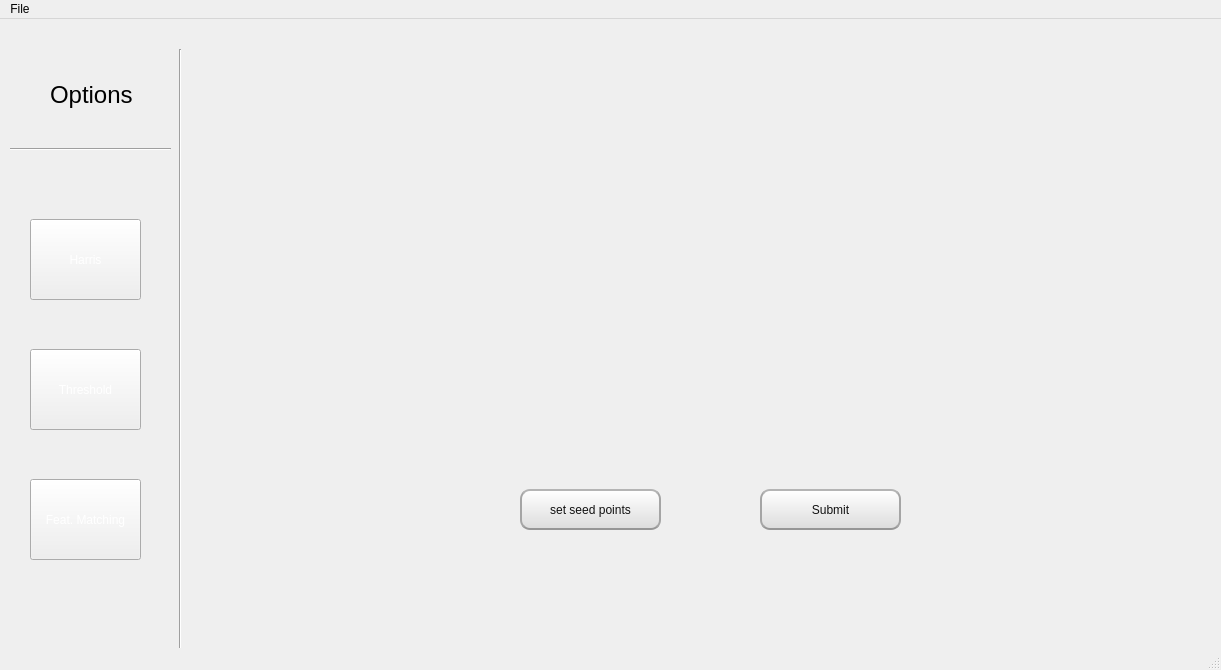
<?xml version="1.0" encoding="UTF-8"?>
<ui version="4.0">
 <class>MainWindow</class>
 <widget class="QMainWindow" name="MainWindow">
  <property name="geometry">
   <rect>
    <x>0</x>
    <y>0</y>
    <width>1221</width>
    <height>670</height>
   </rect>
  </property>
  <property name="windowTitle">
   <string>MainWindow</string>
  </property>
  <widget class="QWidget" name="centralwidget">
   <widget class="QStackedWidget" name="stackedWidget">
    <property name="geometry">
     <rect>
      <x>200</x>
      <y>10</y>
      <width>1011</width>
      <height>611</height>
     </rect>
    </property>
    <property name="styleSheet">
     <string notr="true"/>
    </property>
    <property name="currentIndex">
     <number>0</number>
    </property>
    <widget class="QWidget" name="page">
     <property name="styleSheet">
      <string notr="true"/>
     </property>
     <widget class="QPushButton" name="submitBtn">
      <property name="geometry">
       <rect>
        <x>560</x>
        <y>460</y>
        <width>141</width>
        <height>41</height>
       </rect>
      </property>
      <property name="cursor">
       <cursorShape>PointingHandCursor</cursorShape>
      </property>
      <property name="styleSheet">
       <string notr="true">QPushButton{
	color:rgb(17,17,17);
	border-width: 2px;
	border-radius: 10px;
	border-bottom-color: rgb(150,150,150);
	border-right-color: rgb(165,165,165);
	border-left-color: rgb(165,165,165);
	border-top-color: rgb(180,180,180);
	border-style: solid;
	padding: 4px;
	background-color: qlineargradient(spread:pad, x1:0.5, y1:1, x2:0.5, y2:0, stop:0 rgba(220, 220, 220, 255), stop:1 rgba(255, 255, 255, 255));
}

QPushButton:hover{
	color:rgb(17,17,17);
	border-width: 1px;
	border-radius: 10px;
	padding: 4px;
	background-color: qlineargradient(spread:pad, x1:0.5, y1:0, x2:0.5, y2:1, stop:0 rgba(220, 220, 220, 255), stop:1 rgba(255, 255, 255, 255));
}</string>
      </property>
      <property name="text">
       <string>Submit</string>
      </property>
     </widget>
     <widget class="QWidget" name="horizontalLayoutWidget_5">
      <property name="geometry">
       <rect>
        <x>50</x>
        <y>10</y>
        <width>921</width>
        <height>351</height>
       </rect>
      </property>
      <layout class="QHBoxLayout" name="horizontalLayout_5">
       <item>
        <layout class="QVBoxLayout" name="verticalLayout_5">
         <item>
          <widget class="QLabel" name="imginput1">
           <property name="styleSheet">
            <string notr="true"/>
           </property>
           <property name="text">
            <string/>
           </property>
          </widget>
         </item>
        </layout>
       </item>
       <item>
        <spacer name="horizontalSpacer_2">
         <property name="orientation">
          <enum>Qt::Horizontal</enum>
         </property>
         <property name="sizeType">
          <enum>QSizePolicy::Maximum</enum>
         </property>
         <property name="sizeHint" stdset="0">
          <size>
           <width>15</width>
           <height>10</height>
          </size>
         </property>
        </spacer>
       </item>
       <item>
        <layout class="QVBoxLayout" name="verticalLayout_6">
         <item>
          <widget class="QLabel" name="imgOutput1">
           <property name="text">
            <string/>
           </property>
          </widget>
         </item>
        </layout>
       </item>
      </layout>
     </widget>
     <widget class="QPushButton" name="set_seedsBtn">
      <property name="geometry">
       <rect>
        <x>320</x>
        <y>460</y>
        <width>141</width>
        <height>41</height>
       </rect>
      </property>
      <property name="cursor">
       <cursorShape>PointingHandCursor</cursorShape>
      </property>
      <property name="styleSheet">
       <string notr="true">QPushButton{
	color:rgb(17,17,17);
	border-width: 2px;
	border-radius: 10px;
	border-bottom-color: rgb(150,150,150);
	border-right-color: rgb(165,165,165);
	border-left-color: rgb(165,165,165);
	border-top-color: rgb(180,180,180);
	border-style: solid;
	padding: 4px;
	background-color: qlineargradient(spread:pad, x1:0.5, y1:1, x2:0.5, y2:0, stop:0 rgba(220, 220, 220, 255), stop:1 rgba(255, 255, 255, 255));
}

QPushButton:hover{
	color:rgb(17,17,17);
	border-width: 1px;
	border-radius: 10px;
	padding: 4px;
	background-color: qlineargradient(spread:pad, x1:0.5, y1:0, x2:0.5, y2:1, stop:0 rgba(220, 220, 220, 255), stop:1 rgba(255, 255, 255, 255));
}</string>
      </property>
      <property name="text">
       <string>set seed points</string>
      </property>
     </widget>
    </widget>
    <widget class="QWidget" name="page_2">
     <widget class="QPushButton" name="siftBtn">
      <property name="geometry">
       <rect>
        <x>560</x>
        <y>450</y>
        <width>93</width>
        <height>41</height>
       </rect>
      </property>
      <property name="cursor">
       <cursorShape>PointingHandCursor</cursorShape>
      </property>
      <property name="styleSheet">
       <string notr="true">QPushButton{
	color:rgb(17,17,17);
	border-width: 2px;
	border-radius: 10px;
	border-bottom-color: rgb(150,150,150);
	border-right-color: rgb(165,165,165);
	border-left-color: rgb(165,165,165);
	border-top-color: rgb(180,180,180);
	border-style: solid;
	padding: 4px;
	background-color: qlineargradient(spread:pad, x1:0.5, y1:1, x2:0.5, y2:0, stop:0 rgba(220, 220, 220, 255), stop:1 rgba(255, 255, 255, 255));
}

QPushButton:hover{
	color:rgb(17,17,17);
	border-width: 1px;
	border-radius: 10px;
	padding: 4px;
	background-color: qlineargradient(spread:pad, x1:0.5, y1:0, x2:0.5, y2:1, stop:0 rgba(220, 220, 220, 255), stop:1 rgba(255, 255, 255, 255));
}</string>
      </property>
      <property name="text">
       <string>submit</string>
      </property>
     </widget>
     <widget class="QWidget" name="horizontalLayoutWidget_4">
      <property name="geometry">
       <rect>
        <x>50</x>
        <y>10</y>
        <width>921</width>
        <height>351</height>
       </rect>
      </property>
      <layout class="QHBoxLayout" name="horizontalLayout_2">
       <item>
        <layout class="QVBoxLayout" name="verticalLayout_2">
         <item>
          <widget class="QLabel" name="imginput2">
           <property name="text">
            <string/>
           </property>
          </widget>
         </item>
        </layout>
       </item>
       <item>
        <spacer name="horizontalSpacer">
         <property name="orientation">
          <enum>Qt::Horizontal</enum>
         </property>
         <property name="sizeType">
          <enum>QSizePolicy::Maximum</enum>
         </property>
         <property name="sizeHint" stdset="0">
          <size>
           <width>15</width>
           <height>10</height>
          </size>
         </property>
        </spacer>
       </item>
       <item>
        <layout class="QVBoxLayout" name="verticalLayout">
         <item>
          <widget class="QLabel" name="imgSift">
           <property name="text">
            <string/>
           </property>
          </widget>
         </item>
        </layout>
       </item>
      </layout>
     </widget>
     <widget class="QComboBox" name="comboBox">
      <property name="geometry">
       <rect>
        <x>30</x>
        <y>460</y>
        <width>75</width>
        <height>25</height>
       </rect>
      </property>
      <item>
       <property name="text">
        <string>otsu</string>
       </property>
      </item>
      <item>
       <property name="text">
        <string>optimal</string>
       </property>
      </item>
      <item>
       <property name="text">
        <string>multilevel</string>
       </property>
      </item>
     </widget>
     <widget class="QSlider" name="horizontalSlider">
      <property name="geometry">
       <rect>
        <x>320</x>
        <y>460</y>
        <width>211</width>
        <height>18</height>
       </rect>
      </property>
      <property name="minimum">
       <number>3</number>
      </property>
      <property name="orientation">
       <enum>Qt::Horizontal</enum>
      </property>
     </widget>
     <widget class="QLabel" name="slider_thres_val">
      <property name="geometry">
       <rect>
        <x>540</x>
        <y>460</y>
        <width>21</width>
        <height>20</height>
       </rect>
      </property>
      <property name="text">
       <string/>
      </property>
     </widget>
     <widget class="QRadioButton" name="global">
      <property name="geometry">
       <rect>
        <x>130</x>
        <y>420</y>
        <width>107</width>
        <height>24</height>
       </rect>
      </property>
      <property name="text">
       <string>global</string>
      </property>
     </widget>
     <widget class="QRadioButton" name="local">
      <property name="geometry">
       <rect>
        <x>130</x>
        <y>480</y>
        <width>107</width>
        <height>24</height>
       </rect>
      </property>
      <property name="text">
       <string>local</string>
      </property>
     </widget>
     <widget class="QLabel" name="label_2">
      <property name="geometry">
       <rect>
        <x>250</x>
        <y>460</y>
        <width>63</width>
        <height>20</height>
       </rect>
      </property>
      <property name="text">
       <string>box size</string>
      </property>
     </widget>
     <widget class="QLabel" name="label_multi">
      <property name="geometry">
       <rect>
        <x>232</x>
        <y>460</y>
        <width>91</width>
        <height>20</height>
       </rect>
      </property>
      <property name="text">
       <string/>
      </property>
     </widget>
    </widget>
    <widget class="QWidget" name="page_3">
     <widget class="QWidget" name="horizontalLayoutWidget">
      <property name="geometry">
       <rect>
        <x>19</x>
        <y>9</y>
        <width>981</width>
        <height>231</height>
       </rect>
      </property>
      <layout class="QHBoxLayout" name="horizontalLayout_3">
       <item>
        <layout class="QVBoxLayout" name="verticalLayout_8">
         <item>
          <widget class="QLabel" name="imginput3_1">
           <property name="text">
            <string/>
           </property>
          </widget>
         </item>
        </layout>
       </item>
       <item>
        <spacer name="horizontalSpacer_3">
         <property name="orientation">
          <enum>Qt::Horizontal</enum>
         </property>
         <property name="sizeType">
          <enum>QSizePolicy::Maximum</enum>
         </property>
         <property name="sizeHint" stdset="0">
          <size>
           <width>5</width>
           <height>20</height>
          </size>
         </property>
        </spacer>
       </item>
       <item>
        <layout class="QVBoxLayout" name="verticalLayout_9">
         <item>
          <widget class="QLabel" name="imginput3_2">
           <property name="text">
            <string/>
           </property>
          </widget>
         </item>
        </layout>
       </item>
       <item>
        <widget class="QWidget" name="horizontalWidget_3" native="true">
         <property name="sizePolicy">
          <sizepolicy hsizetype="Maximum" vsizetype="Preferred">
           <horstretch>0</horstretch>
           <verstretch>0</verstretch>
          </sizepolicy>
         </property>
         <property name="maximumSize">
          <size>
           <width>50</width>
           <height>16777215</height>
          </size>
         </property>
         <layout class="QHBoxLayout" name="horizontalLayout">
          <item>
           <layout class="QVBoxLayout" name="verticalLayout_3">
            <item>
             <widget class="QPushButton" name="pushButton_4">
              <property name="styleSheet">
               <string notr="true">QPushButton{
	color:rgb(17,17,17);
	border-width: 2px;
	border-radius: 10px;
	border-bottom-color: rgb(150,150,150);
	border-right-color: rgb(165,165,165);
	border-left-color: rgb(165,165,165);
	border-top-color: rgb(180,180,180);
	border-style: solid;
	padding: 4px;
	background-color: qlineargradient(spread:pad, x1:0.5, y1:1, x2:0.5, y2:0, stop:0 rgba(220, 220, 220, 255), stop:1 rgba(255, 255, 255, 255));
}

QPushButton:hover{
	color:rgb(17,17,17);
	border-width: 1px;
	border-radius: 10px;
	padding: 4px;
	background-color: qlineargradient(spread:pad, x1:0.5, y1:0, x2:0.5, y2:1, stop:0 rgba(220, 220, 220, 255), stop:1 rgba(255, 255, 255, 255));
}</string>
              </property>
              <property name="text">
               <string>+</string>
              </property>
             </widget>
            </item>
            <item>
             <spacer name="verticalSpacer">
              <property name="orientation">
               <enum>Qt::Vertical</enum>
              </property>
              <property name="sizeHint" stdset="0">
               <size>
                <width>20</width>
                <height>40</height>
               </size>
              </property>
             </spacer>
            </item>
           </layout>
          </item>
         </layout>
        </widget>
       </item>
      </layout>
     </widget>
     <widget class="QWidget" name="horizontalLayoutWidget_2">
      <property name="geometry">
       <rect>
        <x>20</x>
        <y>350</y>
        <width>981</width>
        <height>261</height>
       </rect>
      </property>
      <layout class="QHBoxLayout" name="horizontalLayout_4">
       <item>
        <layout class="QVBoxLayout" name="verticalLayout_7">
         <item>
          <widget class="QLabel" name="imgmatching">
           <property name="text">
            <string/>
           </property>
          </widget>
         </item>
        </layout>
       </item>
      </layout>
     </widget>
     <widget class="QPushButton" name="matchBtn">
      <property name="geometry">
       <rect>
        <x>650</x>
        <y>280</y>
        <width>141</width>
        <height>41</height>
       </rect>
      </property>
      <property name="cursor">
       <cursorShape>PointingHandCursor</cursorShape>
      </property>
      <property name="styleSheet">
       <string notr="true">QPushButton{
	color:rgb(17,17,17);
	border-width: 2px;
	border-radius: 10px;
	border-bottom-color: rgb(150,150,150);
	border-right-color: rgb(165,165,165);
	border-left-color: rgb(165,165,165);
	border-top-color: rgb(180,180,180);
	border-style: solid;
	padding: 4px;
	background-color: qlineargradient(spread:pad, x1:0.5, y1:1, x2:0.5, y2:0, stop:0 rgba(220, 220, 220, 255), stop:1 rgba(255, 255, 255, 255));
}

QPushButton:hover{
	color:rgb(17,17,17);
	border-width: 1px;
	border-radius: 10px;
	padding: 4px;
	background-color: qlineargradient(spread:pad, x1:0.5, y1:0, x2:0.5, y2:1, stop:0 rgba(220, 220, 220, 255), stop:1 rgba(255, 255, 255, 255));
}</string>
      </property>
      <property name="text">
       <string>Match</string>
      </property>
     </widget>
     <widget class="QComboBox" name="matchOption">
      <property name="geometry">
       <rect>
        <x>490</x>
        <y>290</y>
        <width>121</width>
        <height>31</height>
       </rect>
      </property>
      <property name="styleSheet">
       <string notr="true">color:rgb(81,72,65);
background: #ffffff;</string>
      </property>
      <item>
       <property name="text">
        <string>SSD</string>
       </property>
      </item>
      <item>
       <property name="text">
        <string>Cross Correlation</string>
       </property>
      </item>
     </widget>
     <widget class="QSlider" name="matchThr1">
      <property name="geometry">
       <rect>
        <x>260</x>
        <y>280</y>
        <width>161</width>
        <height>18</height>
       </rect>
      </property>
      <property name="maximum">
       <number>20000</number>
      </property>
      <property name="orientation">
       <enum>Qt::Horizontal</enum>
      </property>
     </widget>
     <widget class="QSlider" name="matchThr2">
      <property name="geometry">
       <rect>
        <x>260</x>
        <y>310</y>
        <width>160</width>
        <height>21</height>
       </rect>
      </property>
      <property name="maximum">
       <number>20000</number>
      </property>
      <property name="orientation">
       <enum>Qt::Horizontal</enum>
      </property>
     </widget>
     <widget class="QLabel" name="label_4">
      <property name="geometry">
       <rect>
        <x>130</x>
        <y>280</y>
        <width>91</width>
        <height>20</height>
       </rect>
      </property>
      <property name="text">
       <string>Threshold 1</string>
      </property>
     </widget>
     <widget class="QLabel" name="label_6">
      <property name="geometry">
       <rect>
        <x>130</x>
        <y>310</y>
        <width>81</width>
        <height>20</height>
       </rect>
      </property>
      <property name="text">
       <string>Threshold 2</string>
      </property>
     </widget>
     <widget class="QWidget" name="verticalLayoutWidget_6">
      <property name="geometry">
       <rect>
        <x>830</x>
        <y>250</y>
        <width>126</width>
        <height>71</height>
       </rect>
      </property>
      <layout class="QVBoxLayout" name="verticalLayout_10">
       <item>
        <widget class="QLabel" name="label_7">
         <property name="text">
          <string>Computation Time</string>
         </property>
        </widget>
       </item>
       <item>
        <widget class="QLCDNumber" name="matchTime"/>
       </item>
      </layout>
     </widget>
     <widget class="QLabel" name="label_5">
      <property name="geometry">
       <rect>
        <x>430</x>
        <y>269</y>
        <width>41</width>
        <height>31</height>
       </rect>
      </property>
      <property name="text">
       <string/>
      </property>
     </widget>
     <widget class="QLabel" name="label_10">
      <property name="geometry">
       <rect>
        <x>430</x>
        <y>300</y>
        <width>41</width>
        <height>31</height>
       </rect>
      </property>
      <property name="text">
       <string/>
      </property>
     </widget>
    </widget>
   </widget>
   <widget class="Line" name="line">
    <property name="geometry">
     <rect>
      <x>170</x>
      <y>30</y>
      <width>21</width>
      <height>601</height>
     </rect>
    </property>
    <property name="styleSheet">
     <string notr="true"/>
    </property>
    <property name="orientation">
     <enum>Qt::Vertical</enum>
    </property>
   </widget>
   <widget class="Line" name="line_2">
    <property name="geometry">
     <rect>
      <x>10</x>
      <y>120</y>
      <width>161</width>
      <height>20</height>
     </rect>
    </property>
    <property name="orientation">
     <enum>Qt::Horizontal</enum>
    </property>
   </widget>
   <widget class="QPushButton" name="pushButton">
    <property name="geometry">
     <rect>
      <x>30</x>
      <y>200</y>
      <width>111</width>
      <height>81</height>
     </rect>
    </property>
    <property name="cursor">
     <cursorShape>PointingHandCursor</cursorShape>
    </property>
    <property name="acceptDrops">
     <bool>false</bool>
    </property>
    <property name="layoutDirection">
     <enum>Qt::LeftToRight</enum>
    </property>
    <property name="styleSheet">
     <string notr="true">QPushButton{
	color: white;
}

QPushButton:hover{
	border-style: solid;
	border-top-color: transparent;
	border-right-color: transparent;
	border-left-color: transparent;
	border-bottom-color: #FF00FF;
	border-bottom-width: 1px;
	border-bottom-radius: 6px;
	border-style: solid;
	color: #FFFFFF;
	padding-bottom: 2px;
	background-color: #000000;
}

QPushButton:pressed {
	padding-top: -15px;
	padding-bottom: -17px;
}</string>
    </property>
    <property name="text">
     <string>Harris</string>
    </property>
    <property name="autoDefault">
     <bool>false</bool>
    </property>
    <property name="default">
     <bool>false</bool>
    </property>
   </widget>
   <widget class="QPushButton" name="pushButton_2">
    <property name="geometry">
     <rect>
      <x>30</x>
      <y>460</y>
      <width>111</width>
      <height>81</height>
     </rect>
    </property>
    <property name="cursor">
     <cursorShape>PointingHandCursor</cursorShape>
    </property>
    <property name="acceptDrops">
     <bool>false</bool>
    </property>
    <property name="layoutDirection">
     <enum>Qt::LeftToRight</enum>
    </property>
    <property name="styleSheet">
     <string notr="true">QPushButton{
	color: white;
}

QPushButton:hover{
	border-style: solid;
	border-top-color: transparent;
	border-right-color: transparent;
	border-left-color: transparent;
	border-bottom-color: #FF00FF;
	border-bottom-width: 1px;
	border-bottom-radius: 6px;
	border-style: solid;
	color: #FFFFFF;
	padding-bottom: 2px;
	background-color: #000000;
}

QPushButton:pressed {
	padding-top: -15px;
	padding-bottom: -17px;
}</string>
    </property>
    <property name="text">
     <string>Feat. Matching</string>
    </property>
    <property name="autoDefault">
     <bool>false</bool>
    </property>
    <property name="default">
     <bool>false</bool>
    </property>
   </widget>
   <widget class="QPushButton" name="pushButton_3">
    <property name="geometry">
     <rect>
      <x>30</x>
      <y>330</y>
      <width>111</width>
      <height>81</height>
     </rect>
    </property>
    <property name="cursor">
     <cursorShape>PointingHandCursor</cursorShape>
    </property>
    <property name="acceptDrops">
     <bool>false</bool>
    </property>
    <property name="layoutDirection">
     <enum>Qt::LeftToRight</enum>
    </property>
    <property name="styleSheet">
     <string notr="true">QPushButton{
	color: white;
}

QPushButton:hover{
	border-style: solid;
	border-top-color: transparent;
	border-right-color: transparent;
	border-left-color: transparent;
	border-bottom-color: #FF00FF;
	border-bottom-width: 1px;
	border-bottom-radius: 6px;
	border-style: solid;
	color: #FFFFFF;
	padding-bottom: 2px;
	background-color: #000000;
}

QPushButton:pressed {
	padding-top: -15px;
	padding-bottom: -17px;
}</string>
    </property>
    <property name="text">
     <string>Threshold</string>
    </property>
    <property name="autoDefault">
     <bool>false</bool>
    </property>
    <property name="default">
     <bool>false</bool>
    </property>
   </widget>
   <widget class="QLabel" name="label">
    <property name="geometry">
     <rect>
      <x>50</x>
      <y>30</y>
      <width>111</width>
      <height>91</height>
     </rect>
    </property>
    <property name="font">
     <font>
      <pointsize>18</pointsize>
     </font>
    </property>
    <property name="styleSheet">
     <string notr="true"/>
    </property>
    <property name="text">
     <string>Options</string>
    </property>
   </widget>
  </widget>
  <widget class="QStatusBar" name="statusbar"/>
  <widget class="QMenuBar" name="menuBar">
   <property name="geometry">
    <rect>
     <x>0</x>
     <y>0</y>
     <width>1221</width>
     <height>25</height>
    </rect>
   </property>
   <widget class="QMenu" name="menuFile">
    <property name="title">
     <string>File</string>
    </property>
    <addaction name="actionUpload"/>
   </widget>
   <addaction name="menuFile"/>
  </widget>
  <action name="actionUpload">
   <property name="text">
    <string>Upload</string>
   </property>
  </action>
 </widget>
 <resources/>
 <connections/>
</ui>
